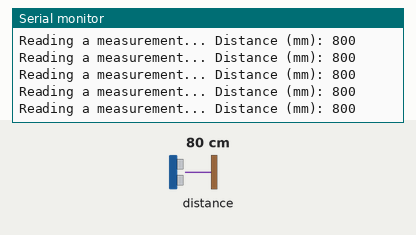
This sketch was run on a simulated Arduino Uno, built with avr-gcc and run on an emulated ATmega328P. Shown: the last lines printed to the serial monitor. Inputs (shaded band) come from the test bench; at power-on: distance to the obstacle 80 cm.

Above: at 1.3 s.
1.4 s: distance to the obstacle set to 250 cm
At 1.56 s:
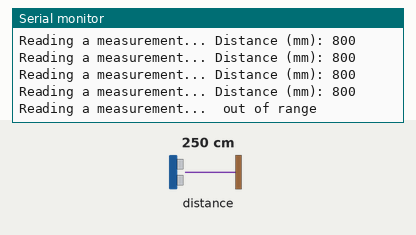
3.3 s: distance to the obstacle set to 2 cm
At 3.43 s:
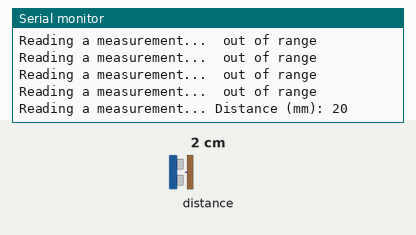

The sketch:

tof.ino
```cpp
#include <Wire.h>

#include <Adafruit_VL53L0X.h>

Adafruit_VL53L0X lox = Adafruit_VL53L0X();


void setup() {
  Wire.begin(); //default sda and scl 18 19
  Serial.begin(115200);
  // wait until serial port opens for native USB devices
  while (!Serial) {
    delay(1);
  }

  //Initialize the sensor
  Serial.println("Adafruit VL53L0X test");
  delay(100);
  Serial.println("---");
  if (!lox.begin()) {
    Serial.println(F("Failed to boot VL53L0X"));
    while (1)  //Stop the program if the sensor cannot be initialized
      ;
  }
}


void loop() {
  VL53L0X_RangingMeasurementData_t measure;

  Serial.print("Reading a measurement... ");
  lox.rangingTest(&measure, false);

  if (measure.RangeStatus != 4){
    Serial.print("Distance (mm): ");
    Serial.println(measure.RangeMilliMeter);
  }
  else {
    Serial.println(" out of range ");
  }

  delay(100);
}
```

Measured:
- after the input at 1.4 s, the serial monitor: prints a new line at once (image 1)
- after the input at 3.3 s, the serial monitor: prints a new line at once (image 2)
